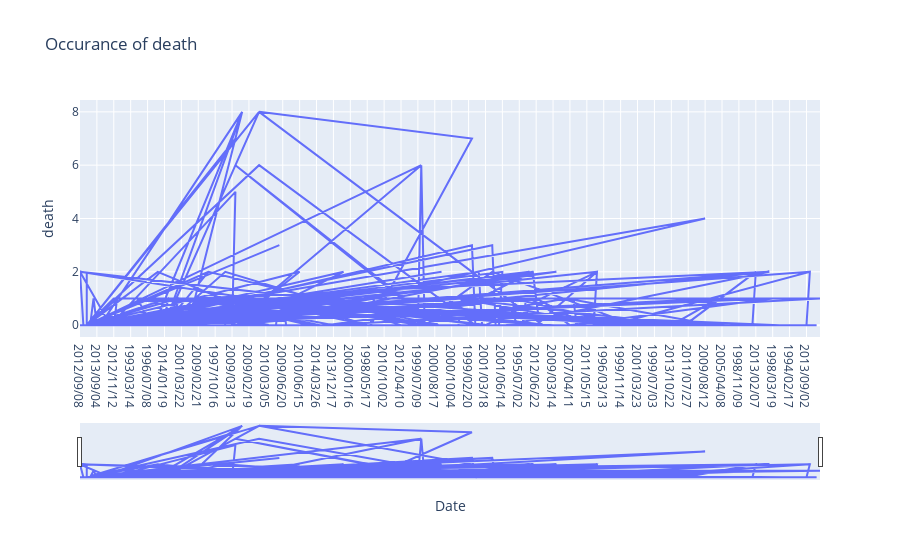

Source (notebook cell):
### Code cell
def plot_timeline(dataframe, keyword):
    keyword = keyword.lower()
    df = dataframe[[keyword, 'Date']]
    fig = px.line(df, x='Date', y=keyword, title=f'Occurance of {keyword}')
    fig.update_xaxes(rangeslider_visible=True)
    fig.show()
    
plot_timeline(df, 'death')

### Figure 1 — Plotly figure (JSON) as saved in the notebook; plotly's stock layout.template omitted (floating-point values rounded to 4 significant figures; data arrays with more than 128 entries replaced by an {"elided": "..."} marker saying what was removed)
{"data": [{"hovertemplate": "Date=%{x}<br>death=%{y}<extra></extra>", "legendgroup": "", "line": {"color": "#636efa", "dash": "solid"}, "marker": {"symbol": "circle"}, "mode": "lines", "name": "", "orientation": "v", "showlegend": false, "type": "scatter", "x": {"elided": "845 str values"}, "xaxis": "x", "y": {"elided": "845 int values"}, "yaxis": "y"}], "layout": {"legend": {"tracegroupgap": 0}, "title": {"text": "Occurance of death"}, "xaxis": {"anchor": "y", "domain": [0, 1], "rangeslider": {"visible": true}, "title": {"text": "Date"}}, "yaxis": {"anchor": "x", "domain": [0, 1], "title": {"text": "death"}}}}
